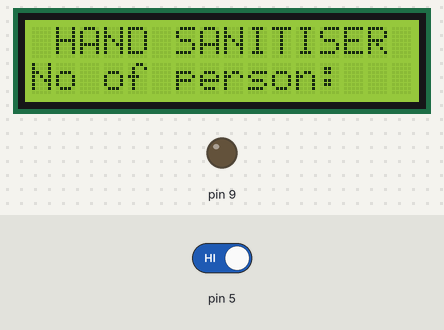
This sketch was run on a simulated Arduino Uno, built with avr-gcc and run on an emulated ATmega328P. On the bench: 16×2 character LCD, output pins drawn as LEDs (lit = HIGH). The test bench sets the inputs (shaded band); at power-on: pin 5 HIGH. What the sketch prints to the serial monitor is not drawn.

Above: at 1.8 s.
1.9 s: pin 5 driven LOW
At 2.2 s:
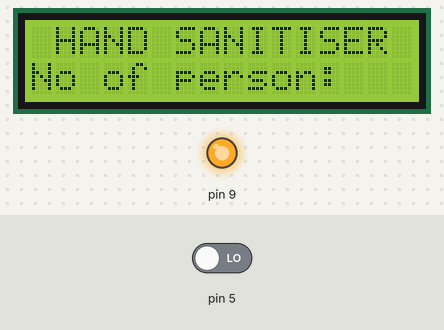
At 4.9 s:
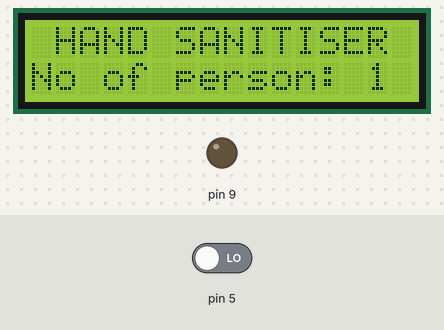
6.4 s: pin 5 driven LOW
Timing chart, 0 to 15.4 s (numbered marks = the images above; inputs shaded):
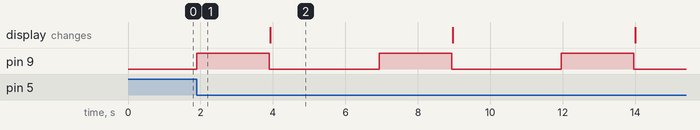

Measured:
- after the input at 1.9 s, pin 9: LOW → HIGH at once, → LOW 2.0 s later

The sketch:

ir_hand_sani.ino
```cpp
#include<LiquidCrystal_I2C.h>
LiquidCrystal_I2C lcd(0x3F, 16, 2);

int let;
int count = 0;
void setup() {
  lcd.init();
  lcd.backlight();
  lcd.clear();
  lcd.setCursor(0, 0);
  lcd.print(" HAND SANITISER ");
  lcd.setCursor(0, 1);
  lcd.print("No of person:");
  delay(600);
 //  pinMode (vcc, OUTPUT);
  // pinMode (gnd, OUTPUT);
  pinMode (5, INPUT);
  pinMode (9, OUTPUT);

  // initialize serial communication:
  Serial.begin(9600);
}
void loop()
{
  //digitalWrite(vcc, HIGH);                    // establish variables for duration of the ping,and the distance result in inches and centimeters:
  int x = digitalRead(5);
  Serial.print(x);


  if (x == 0){
    digitalWrite(9, HIGH); //on
    delay(2000);
    digitalWrite(9, LOW); //off
    count++;
    Serial.println(count);
    lcd.setCursor(0, 0);
    lcd.print(" HAND SANITISER ");
    lcd.setCursor(0, 1);
    lcd.print("No of person:");
    lcd.setCursor(14, 1);
    lcd.print(count);
    delay(3000);
    let = 1;

  }
  else if (x == 1)
  {
    let = 0;
  }
  else {
    digitalWrite(9, LOW); //off
  }
}
```
